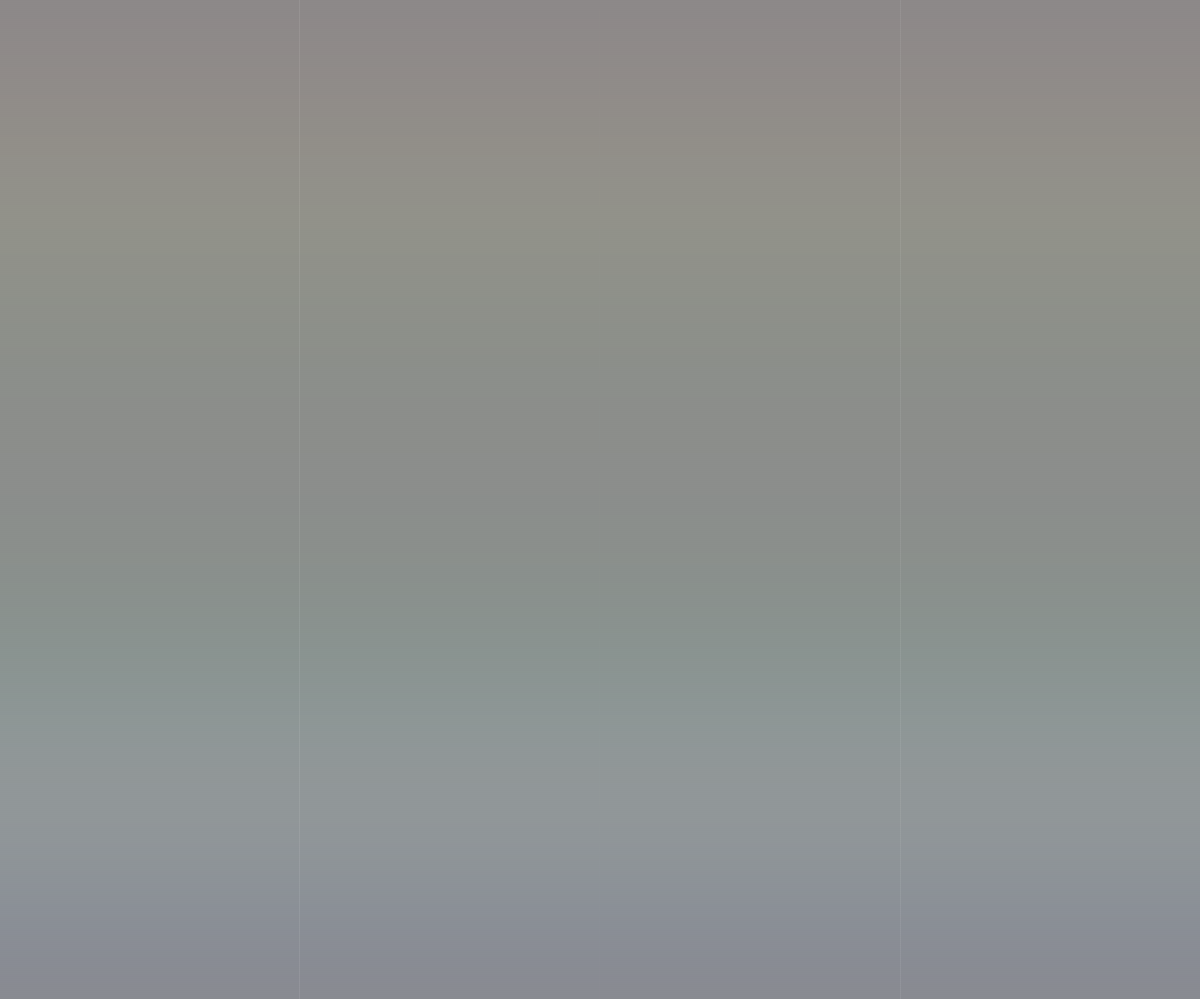
Frame 1 (no input)
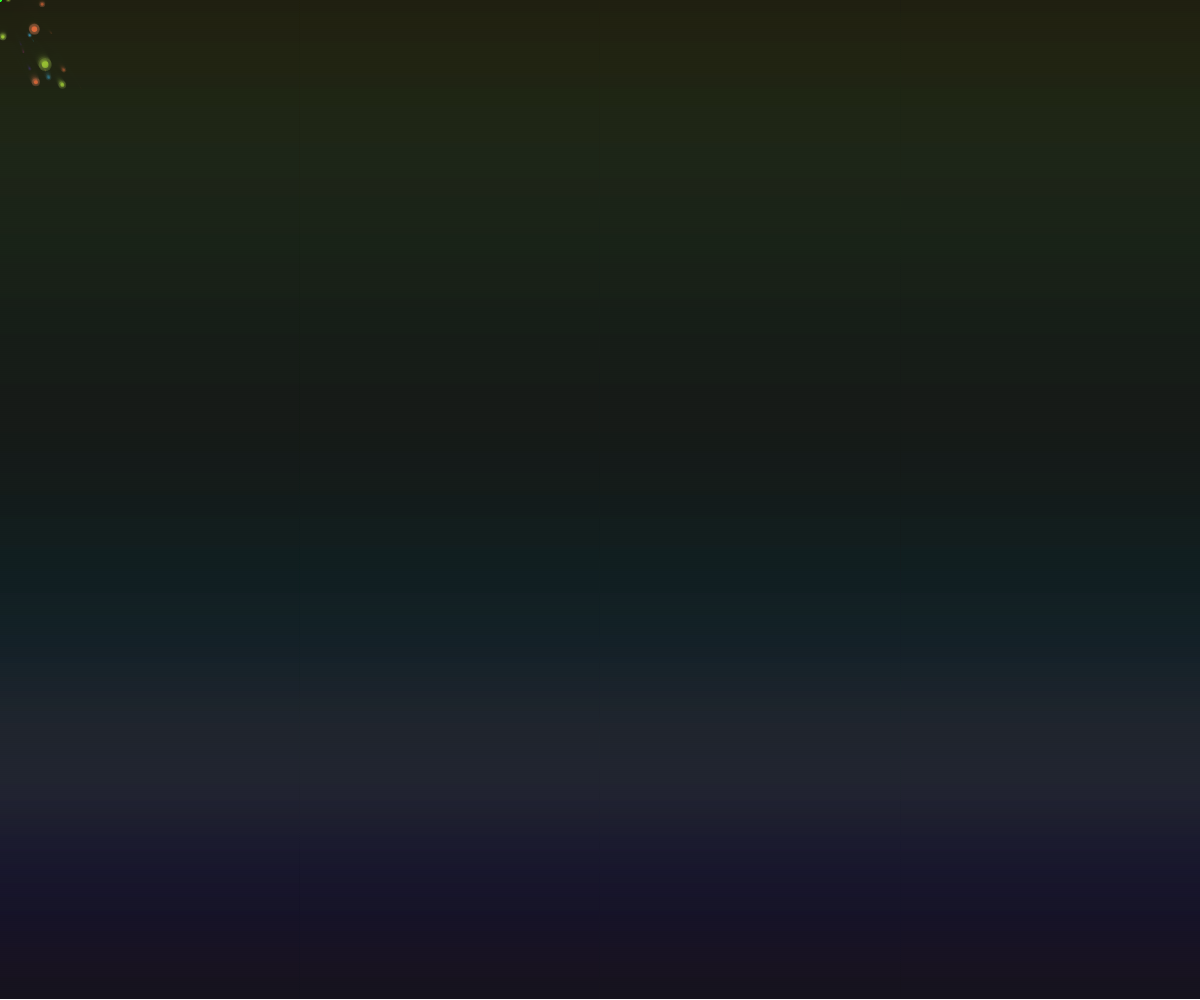
Frame 60 (no input)
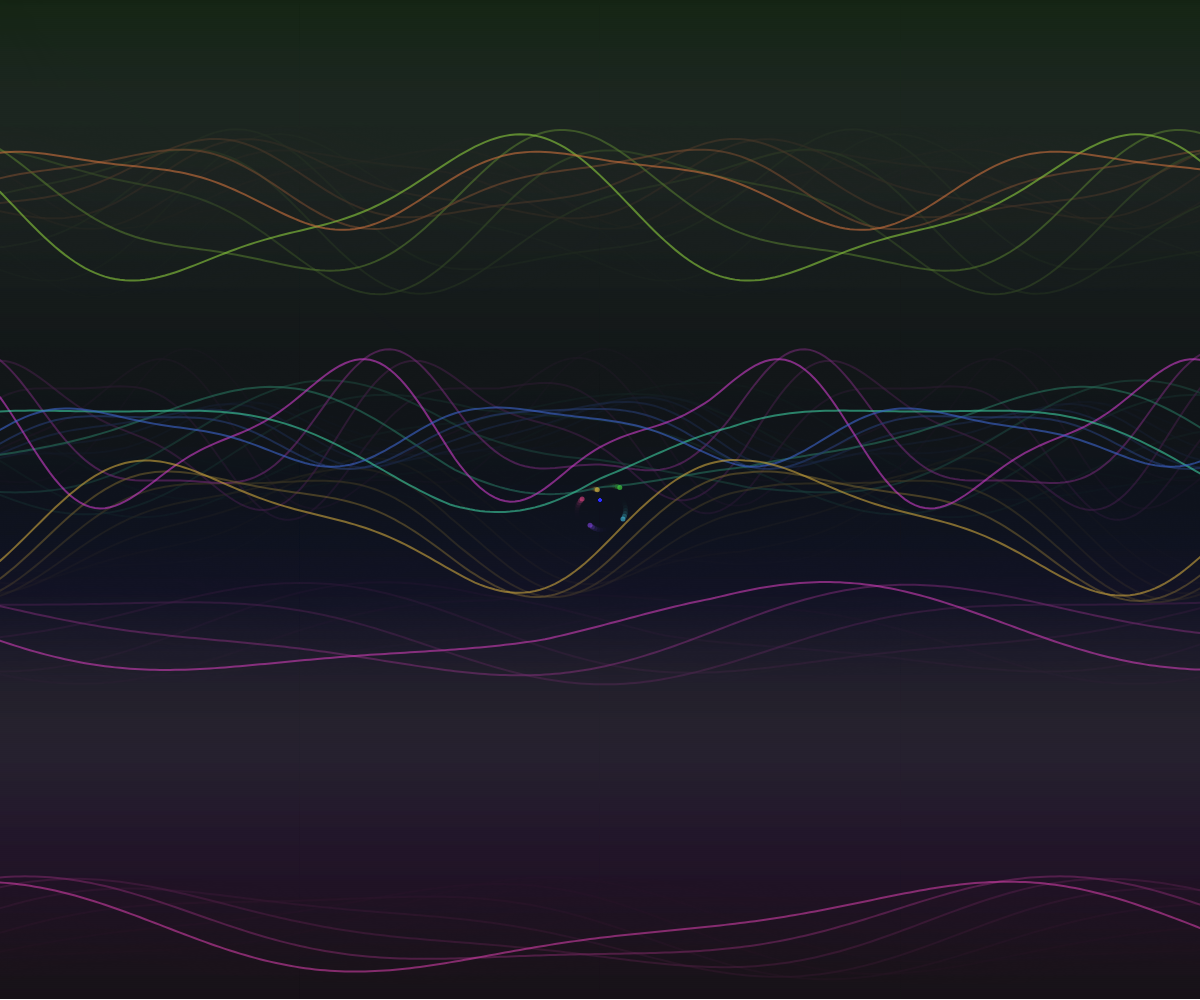
Frame 120 (the mouse pressed at the canvas centre since frame 60)

The p5.js sketch that drew these frames (run headless with seeded random() and noise() and a simulated clock; from frame 60 on, the mouse is pressed at the canvas centre):

// p5.js sketch
// ── sketch.js
// Global variables
let particles = [];
let waves = [];
let pattern = 0;
let colorPalette = [];
let time = 0;
let mouseTrail = [];
let backgroundLayer;
let particleSystem;

// Animation modes
const PATTERNS = {
  PARTICLE_EXPLOSION: 0,
  FLOWING_WAVES: 1,
  SPIRALING_GALAXY: 2,
  GEOMETRIC_DANCE: 3,
  AURORA_BOREALIS: 4
};

function setup() {
  createCanvas(windowWidth, windowHeight);
  colorMode(HSB, 360, 100, 100, 100);
  
  // Initialize color palette
  generateColorPalette();
  
  // Initialize particle system
  initializeParticles();
  initializeWaves();
  
  // Create background layer
  backgroundLayer = createGraphics(width, height);
  backgroundLayer.colorMode(HSB, 360, 100, 100, 100);
}

function draw() {
  time += 0.02;
  
  // Dynamic background
  drawBackground();
  
  // Update mouse trail
  updateMouseTrail();
  
  // Draw current pattern
  switch(pattern) {
    case PATTERNS.PARTICLE_EXPLOSION:
      drawParticleExplosion();
      break;
    case PATTERNS.FLOWING_WAVES:
      drawFlowingWaves();
      break;
    case PATTERNS.SPIRALING_GALAXY:
      drawSpiralingGalaxy();
      break;
    case PATTERNS.GEOMETRIC_DANCE:
      drawGeometricDance();
      break;
    case PATTERNS.AURORA_BOREALIS:
      drawAuroraBorealis();
      break;
  }
  
  // Draw mouse trail
  drawMouseTrail();
  
  // Add interactive elements
  drawInteractiveElements();
}

function drawBackground() {
  // Animated gradient background
  backgroundLayer.clear();
  
  for(let y = 0; y < height; y += 2) {
    let inter = map(y, 0, height, 0, 1);
    let c1 = color(
      (time * 50 + y * 0.1) % 360,
      30 + sin(time + y * 0.01) * 20,
      10 + sin(time * 0.5 + y * 0.005) * 5
    );
    let c2 = color(
      (time * 30 + y * 0.05 + 180) % 360,
      40 + cos(time * 0.7 + y * 0.02) * 15,
      15 + cos(time * 0.3 + y * 0.008) * 8
    );
    let c = lerpColor(c1, c2, inter);
    
    backgroundLayer.stroke(c);
    backgroundLayer.line(0, y, width, y);
  }
  
  image(backgroundLayer, 0, 0);
}

function drawParticleExplosion() {
  // Update and draw particles
  for(let i = particles.length - 1; i >= 0; i--) {
    let p = particles[i];
    
    // Update position
    p.x += p.vx;
    p.y += p.vy;
    
    // Add mouse attraction
    let mouseForce = createVector(mouseX - p.x, mouseY - p.y);
    mouseForce.mult(0.0001);
    p.vx += mouseForce.x;
    p.vy += mouseForce.y;
    
    // Add some noise
    p.vx += noise(p.x * 0.01, p.y * 0.01, time) * 0.1 - 0.05;
    p.vy += noise(p.x * 0.01 + 1000, p.y * 0.01, time) * 0.1 - 0.05;
    
    // Damping
    p.vx *= 0.99;
    p.vy *= 0.99;
    
    // Update life
    p.life--;
    
    // Draw particle with trail
    push();
    translate(p.x, p.y);
    
    let alpha = map(p.life, 0, p.maxLife, 0, 100);
    fill(p.hue, 80, 90, alpha);
    noStroke();
    
    // Pulsing size based on life and time
    let size = p.size * (1 + sin(time * 10 + p.offset) * 0.3) * (p.life / p.maxLife);
    ellipse(0, 0, size);
    
    // Outer glow
    fill(p.hue, 60, 100, alpha * 0.3);
    ellipse(0, 0, size * 2);
    
    pop();
    
    // Remove dead particles
    if(p.life <= 0) {
      particles.splice(i, 1);
    }
  }
  
  // Add new particles based on mouse movement
  if(mouseIsPressed || particles.length < 50) {
    addParticles(mouseX, mouseY, 5);
  }
}

function drawFlowingWaves() {
  // Draw flowing wave patterns
  for(let i = 0; i < waves.length; i++) {
    let wave = waves[i];
    
    push();
    stroke(wave.hue, 70, 80, 60);
    strokeWeight(2);
    noFill();
    
    beginShape();
    for(let x = 0; x < width + 20; x += 5) {
      let y = wave.baseY + 
              sin(x * wave.frequency + time * wave.speed + wave.offset) * wave.amplitude +
              sin(x * wave.frequency * 2 + time * wave.speed * 1.5) * wave.amplitude * 0.3;
      
      // Add mouse influence
      let mouseDistance = dist(mouseX, mouseY, x, y);
      if(mouseDistance < 150) {
        let influence = map(mouseDistance, 0, 150, 30, 0);
        y += sin(time * 5) * influence;
      }
      
      vertex(x, y);
    }
    endShape();
    pop();
    
    // Update wave
    wave.offset += wave.speed * 0.5;
    wave.baseY += sin(time * 0.3 + i) * 0.2;
  }
}

function drawSpiralingGalaxy() {
  push();
  translate(width/2, height/2);
  
  let numArms = 6;
  let armLength = min(width, height) * 0.4;
  
  for(let arm = 0; arm < numArms; arm++) {
    let armAngle = (TWO_PI / numArms) * arm + time * 0.5;
    
    for(let i = 0; i < 100; i++) {
      let t = i / 100;
      let radius = t * armLength;
      let angle = armAngle + t * TWO_PI * 3;
      
      // Add mouse influence
      let x = cos(angle) * radius;
      let y = sin(angle) * radius;
      
      let mouseDistance = dist(mouseX - width/2, mouseY - height/2, x, y);
      if(mouseDistance < 100) {
        let influence = map(mouseDistance, 0, 100, 50, 0);
        x += cos(angle + PI/2) * influence;
        y += sin(angle + PI/2) * influence;
      }
      
      let hue = (time * 100 + t * 360 + arm * 60) % 360;
      let alpha = map(t, 0, 1, 100, 20);
      
      fill(hue, 80, 90, alpha);
      noStroke();
      
      let size = (1 - t) * 8 + sin(time * 5 + i * 0.1) * 2;
      ellipse(x, y, size);
    }
  }
  pop();
}

function drawGeometricDance() {
  let numShapes = 12;
  let centerX = width / 2;
  let centerY = height / 2;
  
  push();
  translate(centerX, centerY);
  
  for(let i = 0; i < numShapes; i++) {
    push();
    
    let angle = (TWO_PI / numShapes) * i + time;
    let radius = 100 + sin(time * 2 + i) * 50;
    
    // Add mouse influence
    let mouseAngle = atan2(mouseY - centerY, mouseX - centerX);
    let mouseDist = dist(mouseX, mouseY, centerX, centerY);
    if(mouseDist < 200) {
      let influence = map(mouseDist, 0, 200, 0.5, 0);
      angle += (mouseAngle - angle) * influence;
      radius += influence * 100;
    }
    
    translate(cos(angle) * radius, sin(angle) * radius);
    rotate(time * 2 + i);
    
    let hue = (time * 50 + i * 30) % 360;
    fill(hue, 70, 90, 70);
    stroke(hue, 90, 100, 90);
    strokeWeight(2);
    
    // Draw rotating geometric shapes
    if(i % 3 === 0) {
      // Triangle
      let size = 20 + sin(time * 3 + i) * 10;
      triangle(-size/2, size/2, size/2, size/2, 0, -size/2);
    } else if(i % 3 === 1) {
      // Square
      let size = 15 + cos(time * 2.5 + i) * 8;
      rectMode(CENTER);
      rect(0, 0, size, size);
    } else {
      // Hexagon
      let size = 12 + sin(time * 4 + i) * 6;
      drawHexagon(0, 0, size);
    }
    
    pop();
  }
  pop();
}

function drawAuroraBorealis() {
  // Draw aurora-like ribbons
  for(let ribbon = 0; ribbon < 8; ribbon++) {
    let baseY = height * 0.3 + ribbon * 40;
    
    push();
    stroke((time * 30 + ribbon * 45) % 360, 60, 80, 40);
    strokeWeight(15);
    noFill();
    
    beginShape();
    for(let x = -50; x < width + 50; x += 10) {
      let y = baseY + 
              sin(x * 0.01 + time * 2 + ribbon) * 60 +
              sin(x * 0.02 + time * 1.5) * 30 +
              sin(x * 0.005 + time * 0.8) * 100;
      
      // Add mouse influence
      let mouseDistance = dist(mouseX, mouseY, x, y);
      if(mouseDistance < 200) {
        let influence = map(mouseDistance, 0, 200, 80, 0);
        y += sin(time * 8) * influence;
      }
      
      vertex(x, y);
    }
    endShape();
    pop();
  }
  
  // Add sparkling stars
  for(let i = 0; i < 50; i++) {
    let x = (noise(i * 100, time * 0.1) * width);
    let y = (noise(i * 100 + 1000, time * 0.1) * height * 0.7);
    
    let alpha = sin(time * 5 + i) * 50 + 50;
    fill(60, 30, 100, alpha);
    noStroke();
    
    let size = 2 + sin(time * 3 + i) * 1;
    ellipse(x, y, size);
  }
}

function updateMouseTrail() {
  mouseTrail.push({x: mouseX, y: mouseY, life: 30});
  
  for(let i = mouseTrail.length - 1; i >= 0; i--) {
    mouseTrail[i].life--;
    if(mouseTrail[i].life <= 0) {
      mouseTrail.splice(i, 1);
    }
  }
}

function drawMouseTrail() {
  if(mouseTrail.length > 1) {
    push();
    strokeWeight(3);
    noFill();
    
    for(let i = 1; i < mouseTrail.length; i++) {
      let alpha = map(mouseTrail[i].life, 0, 30, 0, 80);
      stroke(time * 100 % 360, 80, 100, alpha);
      line(mouseTrail[i-1].x, mouseTrail[i-1].y, mouseTrail[i].x, mouseTrail[i].y);
    }
    pop();
  }
}

function drawInteractiveElements() {
  // Draw interactive cursor effect
  if(mouseX > 0 && mouseY > 0) {
    push();
    translate(mouseX, mouseY);
    
    for(let i = 0; i < 5; i++) {
      let angle = time * 5 + i * TWO_PI / 5;
      let radius = 20 + sin(time * 8 + i) * 10;
      let x = cos(angle) * radius;
      let y = sin(angle) * radius;
      
      fill((time * 200 + i * 72) % 360, 70, 90, 60);
      noStroke();
      ellipse(x, y, 5);
    }
    pop();
  }
}

function initializeParticles() {
  particles = [];
}

function initializeWaves() {
  waves = [];
  for(let i = 0; i < 8; i++) {
    waves.push({
      baseY: random(height),
      amplitude: random(20, 80),
      frequency: random(0.005, 0.02),
      speed: random(0.5, 2),
      offset: random(TWO_PI),
      hue: random(360)
    });
  }
}

function addParticles(x, y, count) {
  for(let i = 0; i < count; i++) {
    particles.push({
      x: x + random(-10, 10),
      y: y + random(-10, 10),
      vx: random(-2, 2),
      vy: random(-2, 2),
      size: random(3, 12),
      hue: colorPalette[floor(random(colorPalette.length))],
      life: random(60, 120),
      maxLife: random(60, 120),
      offset: random(TWO_PI)
    });
  }
}

function generateColorPalette() {
  colorPalette = [];
  let baseHue = random(360);
  
  // Generate harmonious color palette
  for(let i = 0; i < 6; i++) {
    colorPalette.push((baseHue + i * 60) % 360);
  }
}

function drawHexagon(x, y, radius) {
  beginShape();
  for(let i = 0; i < 6; i++) {
    let angle = TWO_PI / 6 * i;
    let hx = x + cos(angle) * radius;
    let hy = y + sin(angle) * radius;
    vertex(hx, hy);
  }
  endShape(CLOSE);
}

// Interaction functions
function mousePressed() {
  // Add explosion of particles at mouse position
  addParticles(mouseX, mouseY, 20);
  
  // Change pattern on click
  pattern = (pattern + 1) % Object.keys(PATTERNS).length;
}

function keyPressed() {
  if(key === ' ') {
    // Generate new color palette
    generateColorPalette();
  } else if(key === 'r' || key === 'R') {
    // Reset animation
    initializeParticles();
    initializeWaves();
    time = 0;
  } else if(key === 'p' || key === 'P') {
    // Change pattern
    pattern = (pattern + 1) % Object.keys(PATTERNS).length;
  }
}

function windowResized() {
  resizeCanvas(windowWidth, windowHeight);
  backgroundLayer = createGraphics(width, height);
  backgroundLayer.colorMode(HSB, 360, 100, 100, 100);
  initializeWaves();
}
